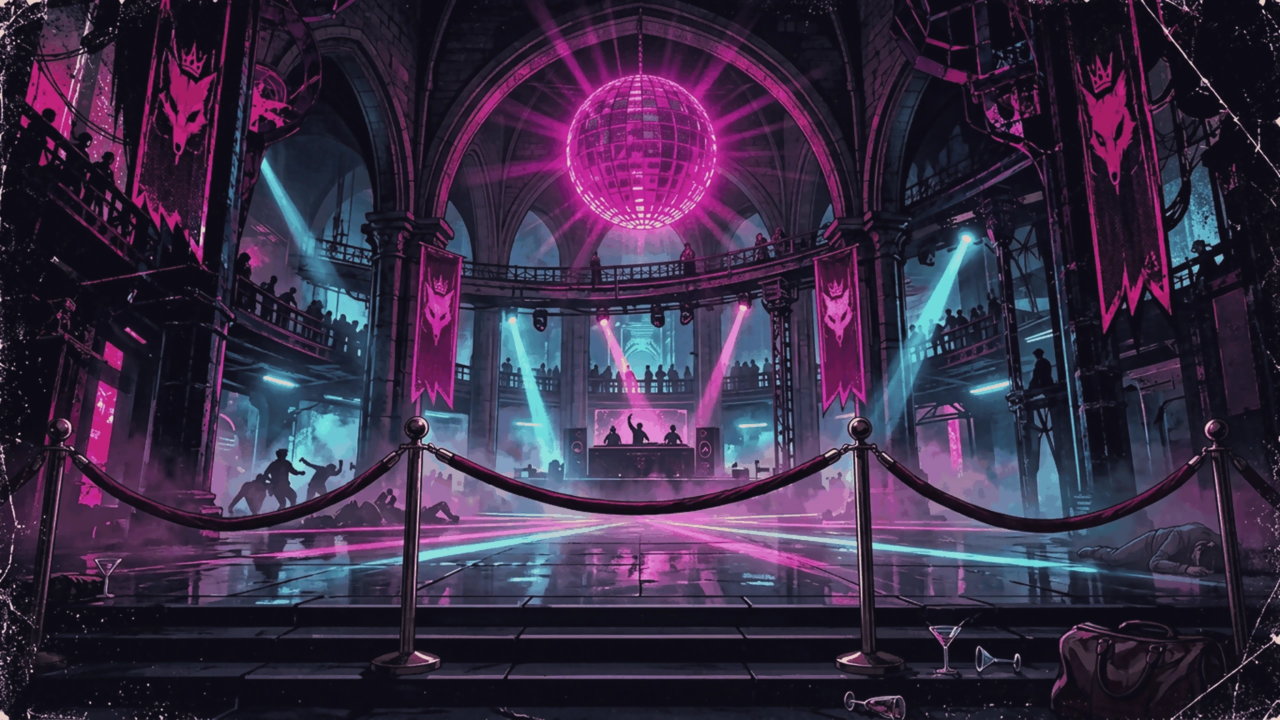
#> input picture assets/fase01/loading_keyart_2k.webp, 2560 x 1440 px (shown at 1/2 size)
$ python -i fase01_build_assets.py   (imports and definitions only)
#> lines starting #> are read from the running program, lines starting #| are printed output that depends on the picture
#!/usr/bin/env python3
"""
DEADBEAT DISCO — Fase 01 · BLOQUE 02
Reconstrucción determinista de los assets de arranque (LOADING / INTRO / MENÚ).

Reglas que cumple este script (ver FASE_01_BLOQUE_02_ASSETS.md):
  · No inventa diseños: todo deriva del arte aprobado que ya vive en el repositorio.
  · Es determinista: misma entrada -> mismos bytes (sin aleatoriedad, sin red).
  · Declara los límites: cuando la única fuente es de 1280x720 se dice en el informe.

Salidas (assets/fase01/):
  menu_backdrop_2k.webp        2560x1440  Ilustración del menú, capa limpia (sin UI horneada)
  loading_keyart_2k.webp       2560x1440  Key art del club para la pantalla de carga
  emblem_fox_glow.png           768x768   Emblema aprobado + halo de neón (alpha)
  logo_deadbeat_trim.png        740x614   Logotipo aprobado recortado a su caja real (alpha)
  brand_divider.png            1200x64   Filete divisor con diamante (alpha)
  menu_icon_*.png                 64x64   5 iconos de navegación (2 estados)
"""
import hashlib
import json
import os

from PIL import Image, ImageChops, ImageDraw, ImageFilter

ROOT = os.path.dirname(os.path.dirname(os.path.abspath(__file__)))
SRC_MENU = os.path.join(ROOT, "assets", "ui", "menu_main_backdrop.png")
SRC_KEYART = os.path.join(ROOT, "assets", "cinematics", "cine_intro_club_panorama.png")
SRC_EMBLEM = os.path.join(ROOT, "assets", "logos", "emblem_fox_crown.png")
SRC_LOGO = os.path.join(ROOT, "assets", "logos", "logo_deadbeat_graffiti.png")
OUT = os.path.join(ROOT, "assets", "fase01")

NEON_PINK = (255, 45, 122)
NEON_CYAN = (34, 211, 238)
CREAM = (246, 240, 226)
INK = (8, 4, 14)

# [1 line not run here, left out]
report = []


# [29 lines left out: functions note, to_2k, not called in this run]


def emblem_with_glow(src, dst, canvas=768):
    """Emblema aprobado, intacto, sobre lienzo mayor con halo de neón.

    El halo se construye a partir de la SILUETA de la propia pieza (canal alfa):
    no se redibuja el emblema, sólo se le añade resplandor alrededor."""
#> called with src = '../assets/fase01/loading_keyart_2k.webp', dst = 'out.png', canvas = 768
    em = Image.open(src).convert("RGBA")
    bbox = em.getbbox()
#> bbox = (0, 0, 2560, 1440)
    em = em.crop(bbox)
    scale = int(canvas * 0.70)
    em = em.resize((scale, int(scale * em.height / em.width)), Image.LANCZOS)
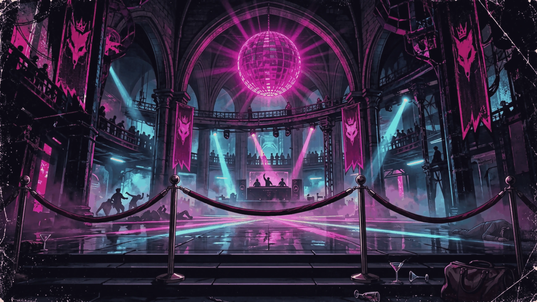
#> em: PIL image 537x302 RGBA; mean R, G, B, A 56.5, 43.9, 68.4, 255

    out = Image.new("RGBA", (canvas, canvas), (0, 0, 0, 0))
#> out: PIL image 768x768 RGBA; every value is 0
    ox = (canvas - em.width) // 2
#> ox = 115
    oy = (canvas - em.height) // 2
#> oy = 233

    # Halo: 3 pasadas de desenfoque sobre copias tintadas de la silueta.
    for radius, alpha, color in ((46, 90, NEON_PINK), (26, 130, NEON_PINK), (10, 170, CREAM)):
        layer = Image.new("RGBA", (canvas, canvas), (0, 0, 0, 0))
        tint = Image.new("RGBA", em.size, color + (alpha,))
        tint.putalpha(ImageChops.multiply(em.split()[3], Image.new("L", em.size, alpha)))
        layer.paste(tint, (ox, oy), tint)
        layer = layer.filter(ImageFilter.GaussianBlur(radius))
        out = Image.alpha_composite(out, layer)
#> this loop made 3 passes
#> pass 1, in emblem_with_glow, `tint = Image.new("RGBA", em.size, color + (alpha,))`:
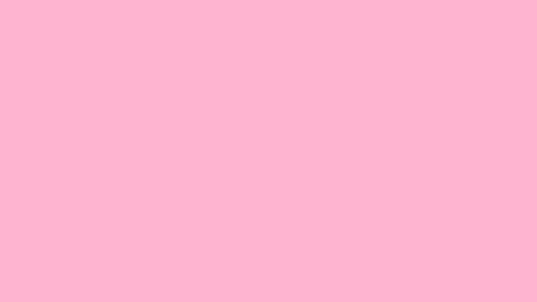
#> tint: PIL image 537x302 RGBA; mean R, G, B, A 255, 45, 122, 90; transparent parts drawn white
#> after the loop:
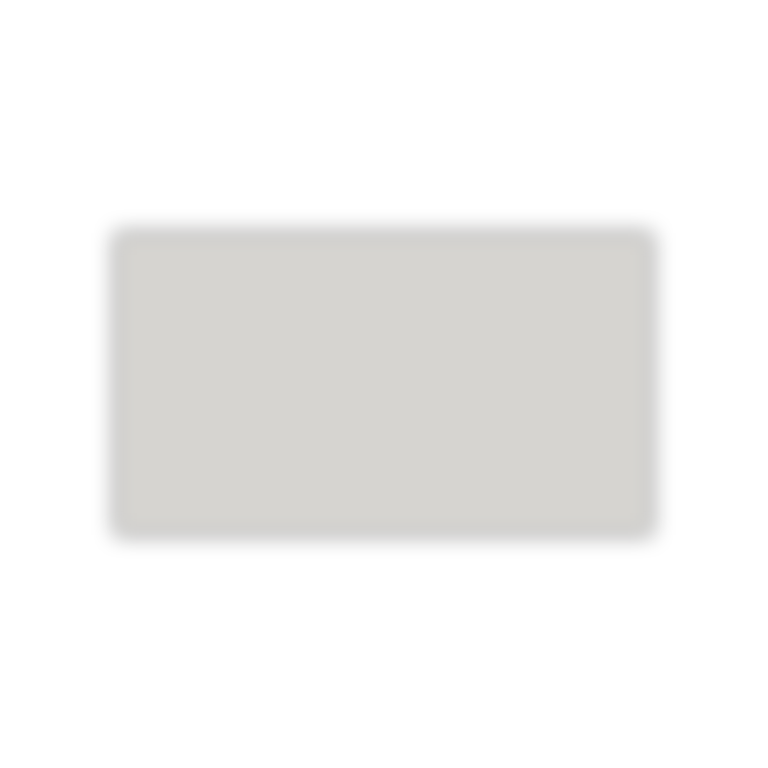
#> layer: PIL image 768x768 RGBA; mean R, G, B, A 45.1, 44, 41.5, 31.1; transparent parts drawn white
#> after the loop:
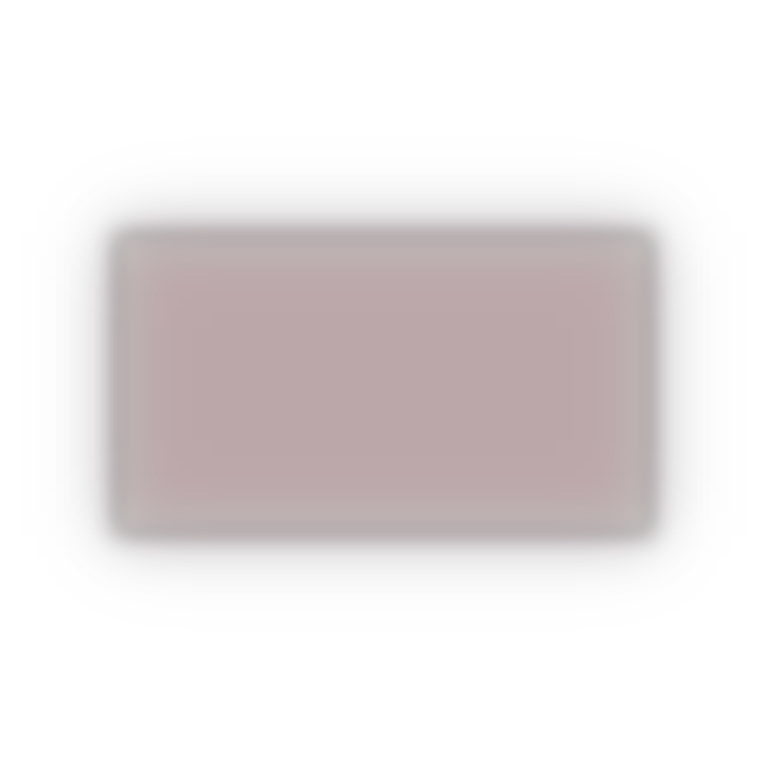
#> out: PIL image 768x768 RGBA; mean R, G, B, A 43.6, 32.9, 34.8, 46.7; transparent parts drawn white
#> after the loop:
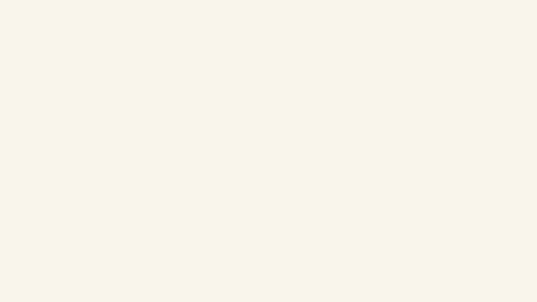
#> tint: PIL image 537x302 RGBA; mean R, G, B, A 246, 240, 226, 170; transparent parts drawn white
    out = Image.alpha_composite(out, Image.alpha_composite(Image.new("RGBA", (canvas, canvas), (0, 0, 0, 0)), _paste(em, ox, oy, canvas)))
#> in _paste, `layer.paste(im, (ox, oy), im)`:
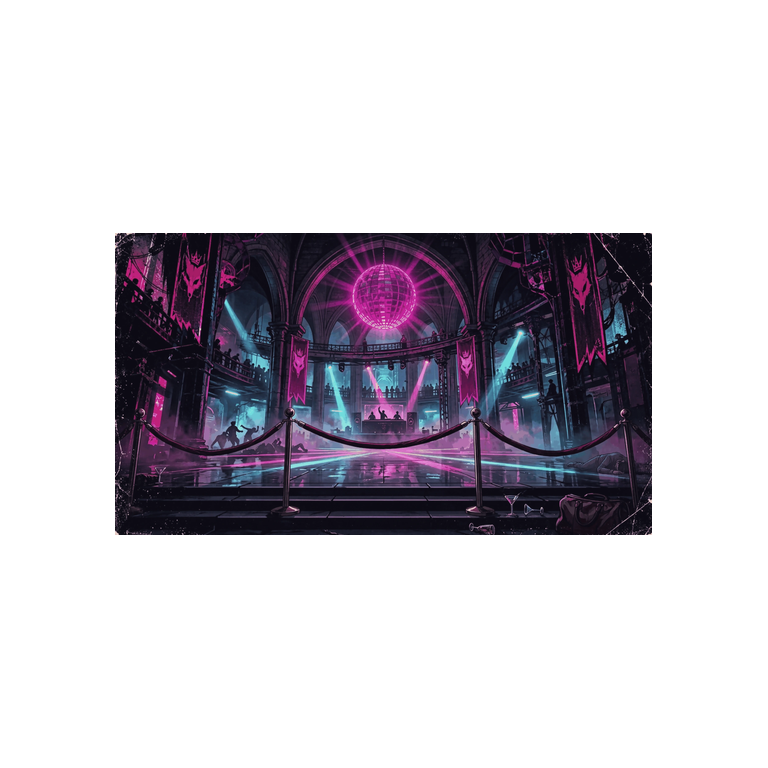
#> layer: PIL image 768x768 RGBA; mean R, G, B, A 15.5, 12.1, 18.8, 70.1; transparent parts drawn white
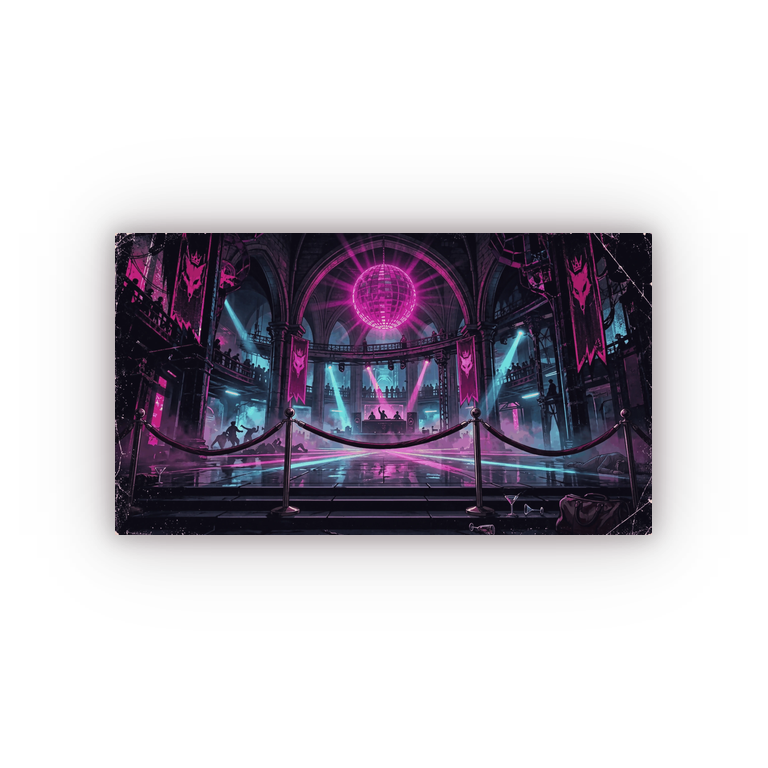
#> out: PIL image 768x768 RGBA; mean R, G, B, A 20.1, 13.6, 21.4, 74.7; transparent parts drawn white
    out.save(os.path.join(OUT, dst), "PNG", optimize=True)
    return (canvas, canvas)


def _paste(im, ox, oy, canvas):
    layer = Image.new("RGBA", (canvas, canvas), (0, 0, 0, 0))
    layer.paste(im, (ox, oy), im)
    return layer


# [34 lines left out: functions logo_trim, divider, not called in this run]


# --- Iconos de navegación (64x64, 2 estados: normal / seleccionado) ------------
ICON_GLYPHS = {
    # nueva partida: triángulo de play
    "new":    [(22, 16), (48, 32), (22, 48)],
    # continuar: doble chevron
    "cont":   None,
    # cargar: carpeta/ranura
    "load":   None,
    # opciones: engranaje simplificado de 8 dientes
    "opts":   None,
    # creditos: cinta/estrella
    "cred":   None,
}


# [68 lines left out: functions icons, main, not called in this run]


# [2 lines not run here, left out]

>>> result = emblem_with_glow('../assets/fase01/loading_keyart_2k.webp', 'out.png')

$ run again, on ART_REFERENCES/BOSSES_user_reference.png
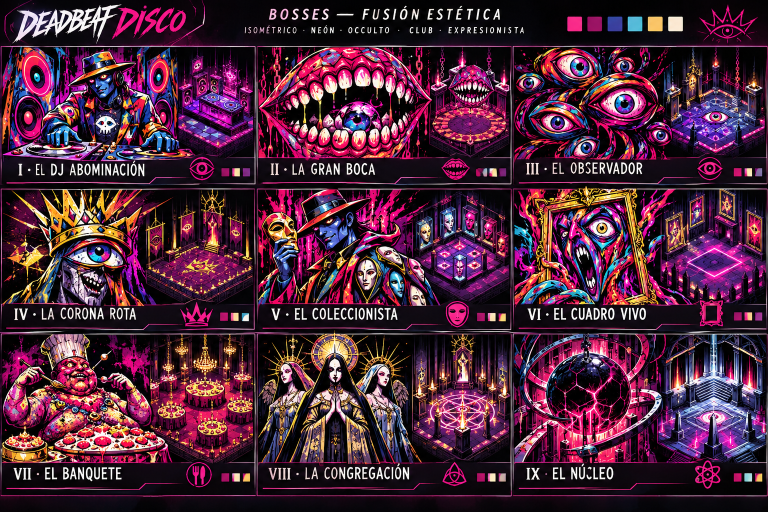
#> input picture ART_REFERENCES/BOSSES_user_reference.png, 1536 x 1024 px (shown at 1/2 size)
#> bbox = (0, 0, 1536, 1024)
#> after the loop in emblem_with_glow, `for radius, alpha, color in ((46, 90, NEON_PINK), (26, 130, NEON_PINK)..`:
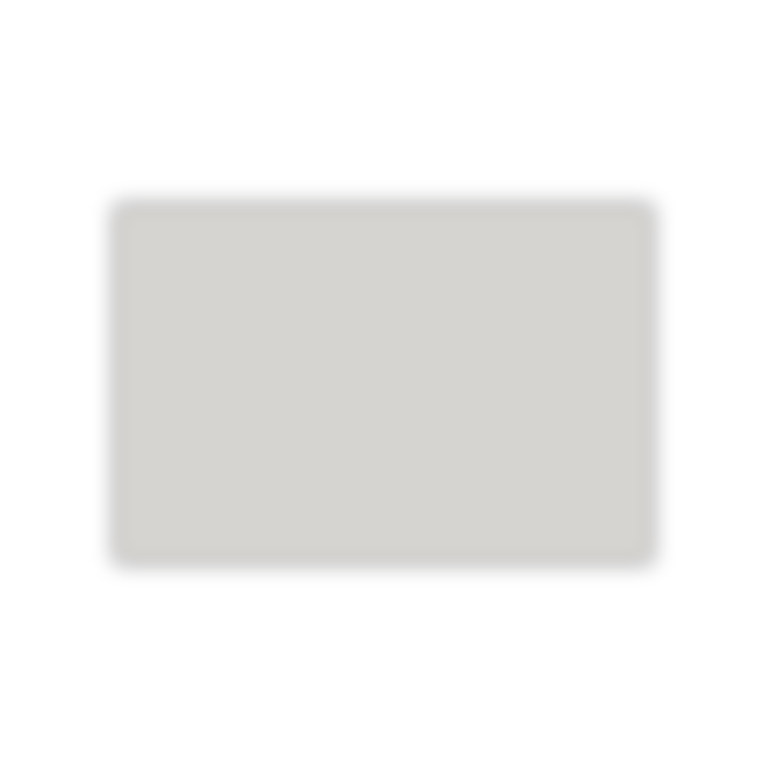
#> layer: PIL image 768x768 RGBA; mean R, G, B, A 53.5, 52.2, 49.2, 36.8; transparent parts drawn white
#> in emblem_with_glow, `out = Image.alpha_composite(out, Image.alpha_composite(Image.new("RGBA..`:
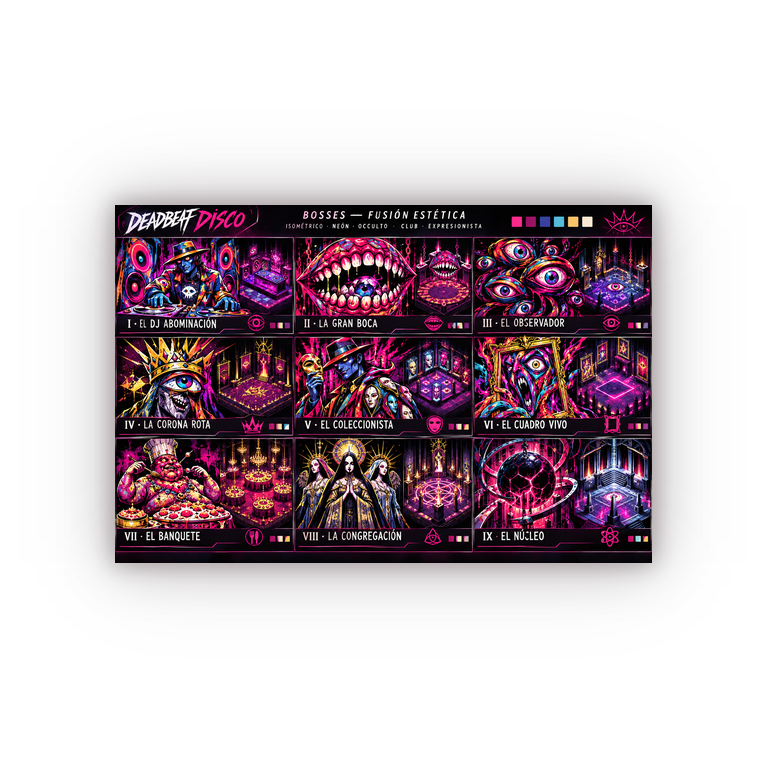
#> out: PIL image 768x768 RGBA; mean R, G, B, A 30.1, 14.5, 22, 88; transparent parts drawn white
